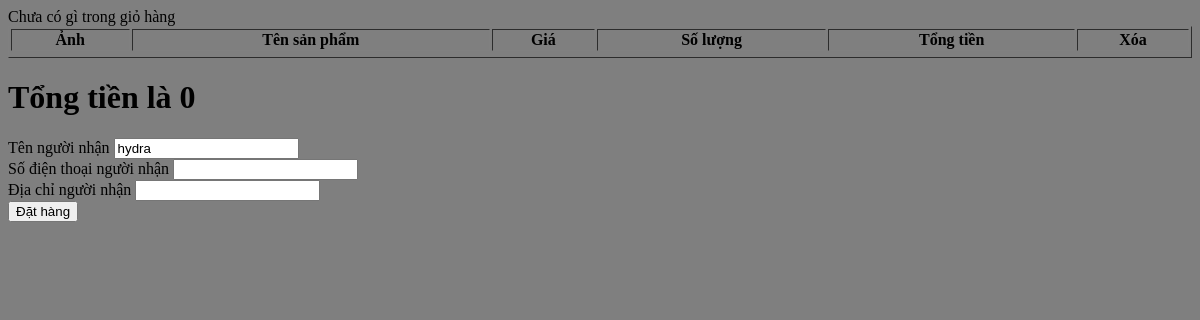
Before: /view_cart.php (signed in) with the older database file.
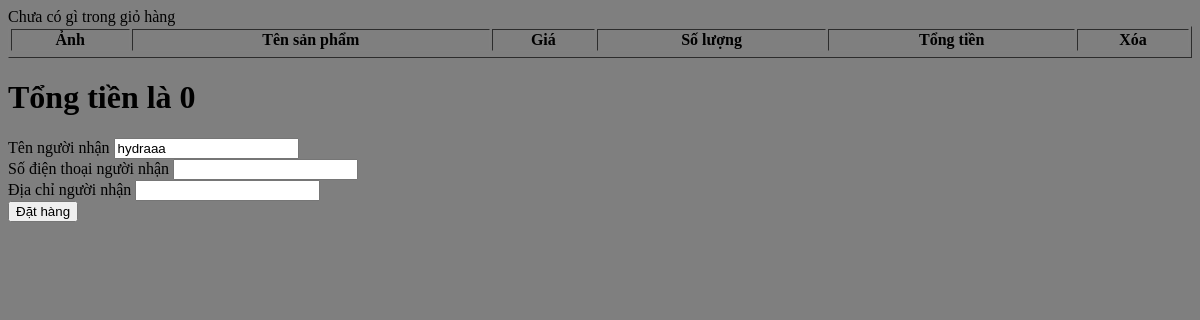
After: the same page with the newer database file.
### tables this page shows
CREATE TABLE `customers` (
  `id` int NOT NULL,
  `name` varchar(200) NOT NULL,
  `gender` varchar(200) NOT NULL,
  `dob` date NOT NULL,
  `email` varchar(200) NOT NULL,
  `phone` varchar(20) NOT NULL,
  `address` text NOT NULL,
  `password` varchar(200) NOT NULL,
  `token` varchar(200) DEFAULT NULL
);

### view_cart.php (the view, shortened to what this page needs)
<!DOCTYPE html>
<html>
<head>
</head>
<body bgcolor = "#7F7F7F">
	<?php $cart = $_SESSION['cart'];
	if (empty($cart)) {
		echo $_SESSION['error'];
	}
	$total = 0;
	?>
	<table width="100%" border="1px solid black">
		<tr>
	 		<th>Ảnh</th>
		 	<th>Tên sản phẩm</th>
		 	<th>Giá</th>
		 	<th>Số lượng</th>
		 	<th>Tổng tiền</th>
		 	<th>Xóa</th>
 	</table>
	<h1>
		Tổng tiền là
		<span class = "span-total">
			<?php echo $total ?>
		</span>
	</h1>
	<?php
	$id = $_SESSION['id'];
	require 'admin/connect_database.php';
	$sql_command_select = "select * from customers where id = '$id' ";
	$query_sql_command_select = mysqli_query($connect_database, $sql_command_select);
	$array_customer = mysqli_fetch_array($query_sql_command_select);
	?>
	<form method = "post" action = "process_order.php">
		Tên người nhận
		<input type="text" name="receiver_name" value = "<?php echo $array_customer['name'] ?> "><br>
		Số điện thoại người nhận
		<input type="text" name="receiver_phone" value = "<?php echo $array_customer['phone'] ?>"><br>
		Địa chỉ người nhận
		<input type="text" name="receiver_address" value = "<?php echo $array_customer['address'] ?>" ><br>
		<button>Đặt hàng</button>
	</form>
</body>
</html>

Changed rows visible on the page:
changed customers: receiver_name "hydra" → "hydraaa"
